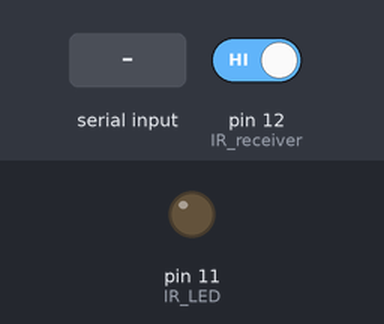
A sketch run on a simulated Arduino Uno, built with avr-gcc and run on an emulated ATmega328P. On the bench: output pins drawn as LEDs (lit = HIGH). The test bench sets the inputs (shaded band); at power-on: pin 12 (IR_receiver) HIGH.

Above: at 1.2 s.
1.3 s: byte 120 received over Serial
At 1.39 s:
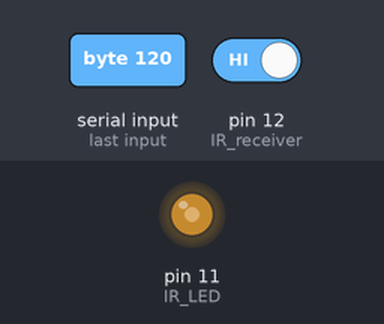
5.0 s: byte 30 received over Serial
At 6.5 s:
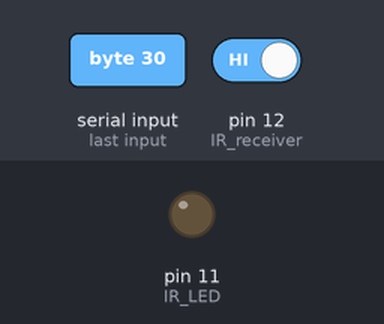
Timing chart, 0 to 8.0 s (numbered marks = the images above; inputs shaded):
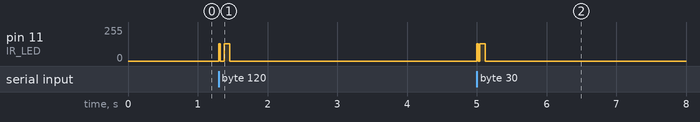

The sketch:

assignment10.ino
```cpp
/* A program that receives characters from another Arduino unit by means of the IR transmitter and receiver.
 *
 *  By: Alexander Pirouznia and Kyle Kazemini
 *  11/14/2019
 */

/*
   Global variables for keeping the 'state' of the Arduino.
*/

const unsigned long period = 20;
bool transmitting_IR;
bool receiving_IR;
bool bit_started = false;
unsigned long start_time;
unsigned long end_time;
char char_to_send;
int our_seq_num;
int their_seq_num;
unsigned long last_send_time;
unsigned long next_send_delay;

/*
   IR helper functions
*/

/* This function will Turn off the IR transmitter.
 *
 * Parameters:   None
 *
 * Returns:      None
 *
 */
void turn_off_IR ()
{
  // Instead of just adjusting the output on pin 11, this code also
  //   turns off the timer controlling the PWM output on pin 11

  TCCR2A = 0; // Disconnect PWM
  TCCR2B = 0; // Stops the timer
  OCR2A = 0;  // No timer top
  digitalWrite(11, LOW);  // Ensure output is off

  transmitting_IR = false;
}

/* This function turns off the IR transmitter.
 *
 * Parameters:   None
 *
 * Returns:      None
 */
void turn_on_IR ()
{
  // Set up Timer2 (which can be connected to pins 3 and 11)
  // For full details, see:
  //   arduino.cc/en/Tutorial/SecretsOfArduinoPWM
  // The syntax here has me baffled, but the patterns of usage
  //   are clear if you look at the ATMega328 diagrams.
  //   _BV appears to stand for 'bit value'
  //   Different bits need to be set to control each timer
  //   Refer to diagrams for clarity

  TCCR2A = _BV(WGM21) | _BV(COM2A0); // This mode toggles output once per timer cycle
  TCCR2B = _BV(CS20);  // Do not scale the clock down - use 16 MHz timer rate.
  OCR2A = 210; // Divide sys. clock by 210, 1/2 cycle = 76 khz, 1 cycle = 38 khz

  // Output pin 11 should now be emitting a 38 khz signal.

  transmitting_IR = true;
}

/* This function detects if an IR signal is being transmitted.
 *
 * Parameters:    None
 *
 * Returns:       None
 */
bool detect_IR()
{
  // Determine if we are receiving an IR signal.
  //   if pin 12 is false = receiving
  //   if pin 12 is true = not receiving

  return receiving_IR = ! digitalRead(12);
}

/* This function transmits the user's input to the opposing Arduino board in the form of binary.
 * The user's input is required before using this function.
 *
 * Parameters:
 *   char inChar -- The character that the user inputs.
 *
 * Returns:
 *   int bits -- The translated binary ready to be transmitted.
 */
int transmit_data(char inChar)
{
  turn_on_IR();

  delay (period);
  int bits = 0;

  bits = (int)inChar;

  for (int i = 0; i < 9; i++)
  {
    bits = (inChar >> i) & 1;
    if (bits == 1)
      turn_on_IR();
    else
      turn_off_IR();
    delay(period);
  }
  turn_off_IR();
  delay(period);

  return bits;
}

/* This function decodes the opposing Arduino board's transmitted bit and then return it as a character.
 * Before this is used, the other user will have had to sent the message and the current board has to detect the inbound message.
 *
 * Parameters:   None
 *
 * Returns:
 *   char temp -- The character that has been received and assembled from the opposing Arduino board.
 */
char receive_data()
{
  int temp = 0;
  int bits = 0;

  delay(period * 1.5);

  for (int i = 0; i < 9; i++)
  {
    if (detect_IR())
      bits = 1;
    else
      bits = 0;

    temp = (bits << i) | temp;
    delay(period);
  }

  return (char)temp;
}

/*
 * . Setup
*/

void setup ()
{
  Serial.begin(9600);

  pinMode (11, OUTPUT); // IR LED
  pinMode (12, INPUT);  // IR receiver

  turn_off_IR();  // My helper function for controlling the IR LED
  detect_IR();    // Ensure the state is correct.
}

/*
  Loop
*/

void loop ()
{
  char inChar = Serial.read();

  if (inChar != -1)
    transmit_data(inChar);

  unsigned long start_time = micros();
  unsigned long required_time = 2 * period;
  unsigned long elapsed_time;
  unsigned long current_time;

  do
   {
     current_time = micros();
     elapsed_time = current_time - start_time;

     if (detect_IR() == true)
     {
       turn_off_IR();
       char value = receive_data();
       Serial.print(value);
     }

   } while (elapsed_time < required_time);


}
```

Measured:
- after the input at 1.3 s, pin 11 (IR_LED): 0/255 → 128/255 after 0.08 s, → 0/255 0.08 s later
- after the input at 5.0 s, pin 11 (IR_LED): 0/255 → 128/255 at once, → 0/255 0.12 s later
